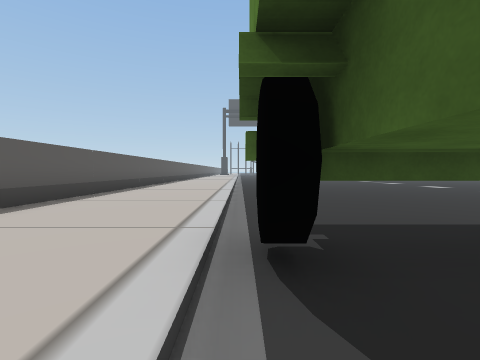
view 1 (above)

24 first-person views from a walk through a 3-D level made in the Unity game engine. The camera is 1.3 m above the floor, tilts 2° down and sees 85° across. The floor is counted in squares, 2 m on a side. Each view is taken from the middle of a square. On the plan, view 1 faces up. The plan holds only what a view shows up to about 9 squares ahead; the rest is blank. The place goes on beyond the plan. The player is left out.

view 2
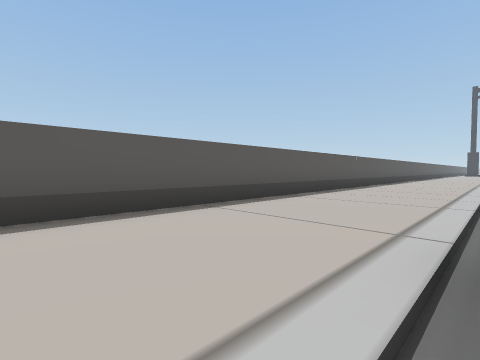

view 3
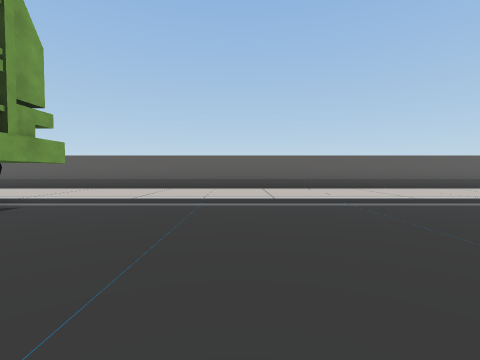

view 4
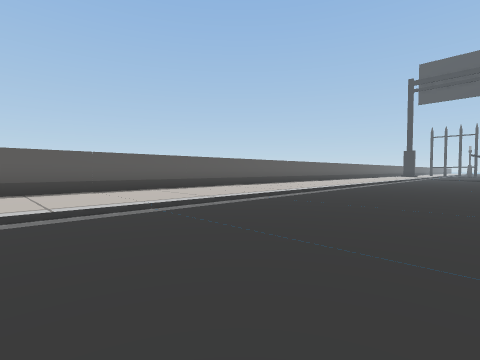

view 5
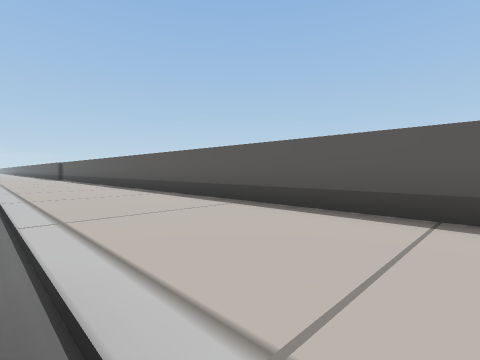

view 6
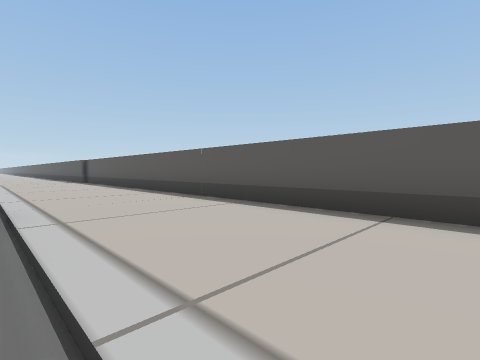

view 7
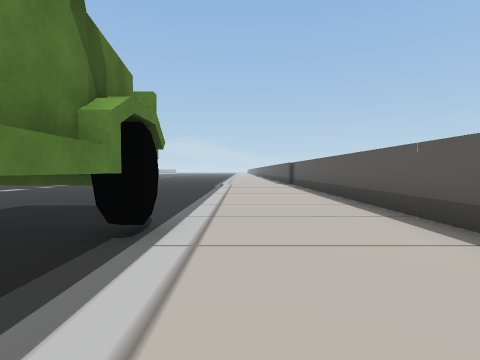

view 8
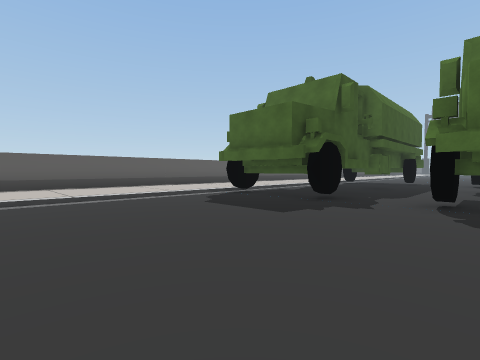

view 9
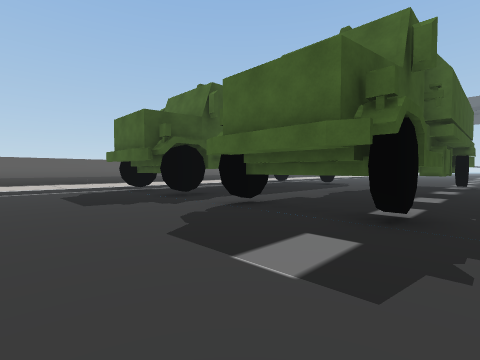

view 10
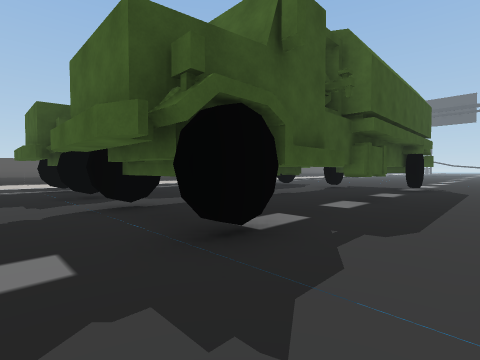

view 11
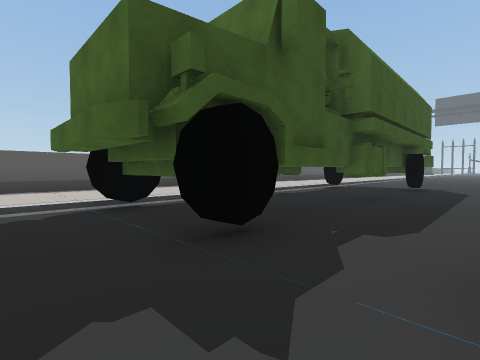

view 12
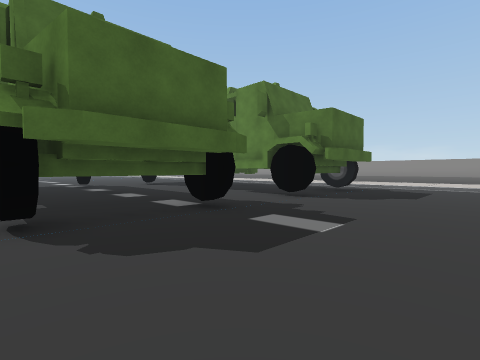

view 13
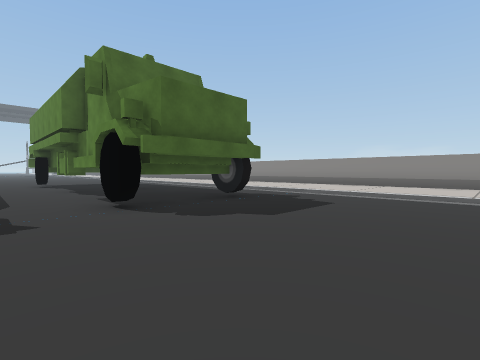

view 14
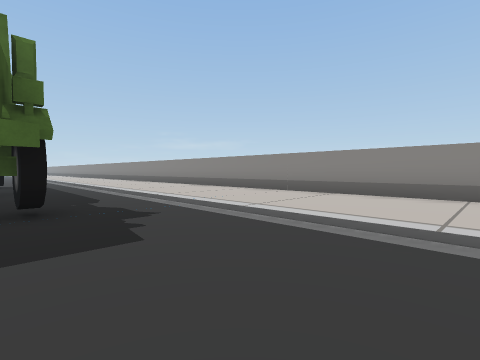

view 15
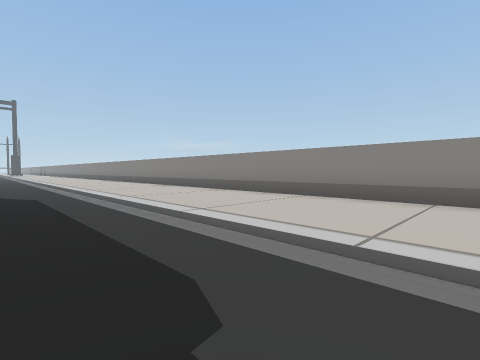

view 16
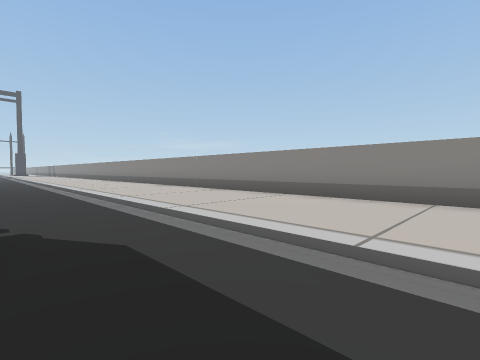

view 17
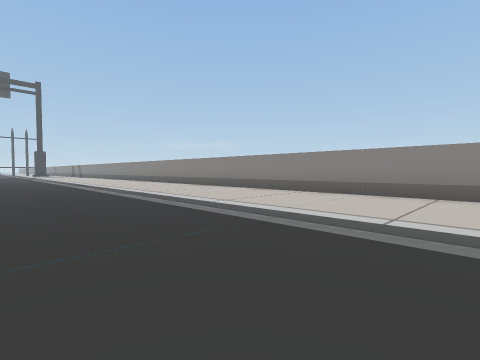

view 18
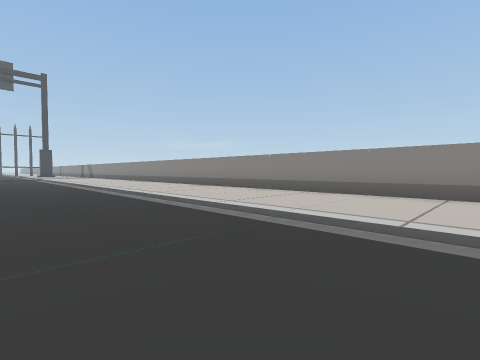

view 19
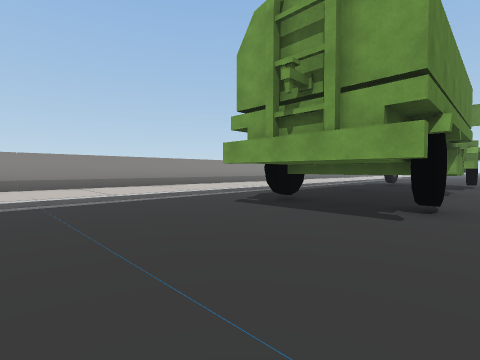

view 20
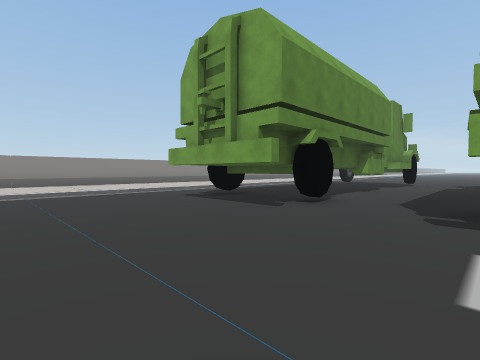

view 21
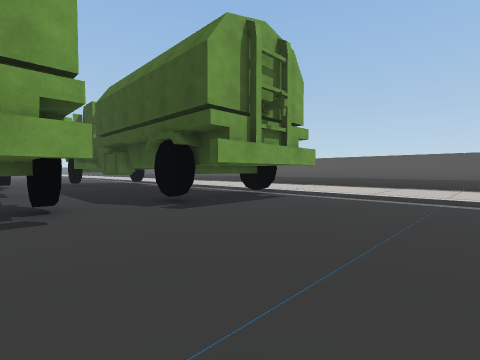

view 22
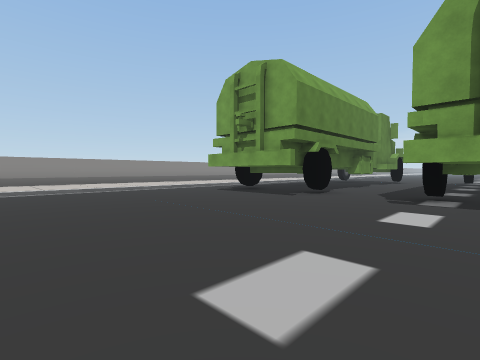

view 23
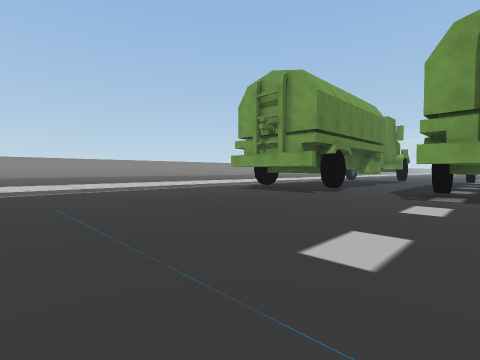

view 24
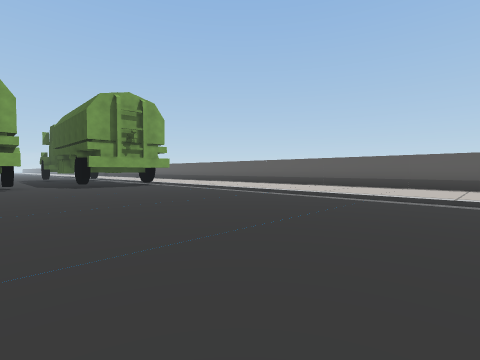

### Floor plan
Key: @ floor where view 1 was taken; # wall or solid block; . main floor; : floor 0.25 m higher than the main floor; / step, stairs or slope; ^ raised ledge; T thing the floor can be seen under or through.
Columns run from 4 left of view 1 to 20 right of it. Each row starts with its distance up from view 1.
 14 ^:::/......      .../:::^
 13 ^:::/......      .../:::^
 12 ^:::/......      .../:::^
 11 ^:::/......      .../:::^
 10 ^:::/.............../:::^
  9 ^:::/.............../:::^
  8 ^:::/.............../:::^
  7 ^:::/.............../:::^
  6 ^:::/.............../:::^
  5 ^:::/.............../:::^
  4 ^:::T....#........../:::^
  3 ^:::/TTT..###..TTT../:::^
  2 ^:::/TTT..###..TTT../:::^
  1 ^:::/##... #...# T../:::^
  0 ^:::@##... #...#  ../:::^
 -1 ^:::/###..###..#  ../:::^
 -2 ^:::/###..###..#  ../:::^
 -3 ^:::/ #... #...#  ../:::^
 -4 ^:::# ##.  ##..#  ../:::^
 -5 ^:::#  #.   #..#  ../:::^
 -6 ^:::####.####..###../:::^
 -7 ^:::/.............../:::^
 -8 ^:::/.............../:::^
 -9 ^:::/.............../:::^
-10 ^:::/.............../:::^
-11 ^:::/......  ......./:::^
-12 ^:::/......

Positions as (right, up) in squares from view 1, and headings:
1: (0, 0), facing up
2: (0, 0), facing up-left
3: (5, 7), facing left
4: (4, 7), facing up-left
5: (0, 3), facing down-left
6: (0, -2), facing down-left
7: (-1, -3), facing down
8: (6, -12), facing up-left
9: (9, -10), facing up-left
10: (10, -8), facing up-left
11: (5, -8), facing up-left
12: (5, -10), facing up-right
13: (9, -11), facing up-right
14: (13, -11), facing up-right
15: (14, -6), facing up-right
16: (14, -1), facing up-right
17: (13, 4), facing up-right
18: (13, 7), facing up-right
19: (10, 7), facing down-right
20: (8, 7), facing down-right
21: (6, 7), facing down-left
22: (7, 9), facing down-right
23: (7, 10), facing down-right
24: (6, 14), facing down-left
